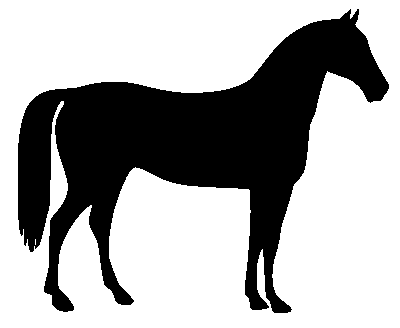
#> input picture skimage.data.horse(), 400 x 328 px
$ jupyter execute test.ipynb
#> lines starting #> are read from the running program, lines starting #| are printed output that depends on the picture; after the words box and inside, x2 and y2 are one past the last pixel; in counts of white or black regions, pixels touching at a corner belong together
[cell 1]
import numpy as np
import matplotlib.pyplot as plt

[cell 2]
arr = np.load("cspace_hw3.npy")
#> (reads cspace_hw3.npy from the repository)
c, q1, q2 = arr
c = ~c.astype(int)
plt.scatter(q1.flatten(), q2.flatten(), c=c.flatten(), cmap="gray")
plt.xlabel("q1")
plt.ylabel("q2")
plt.show()
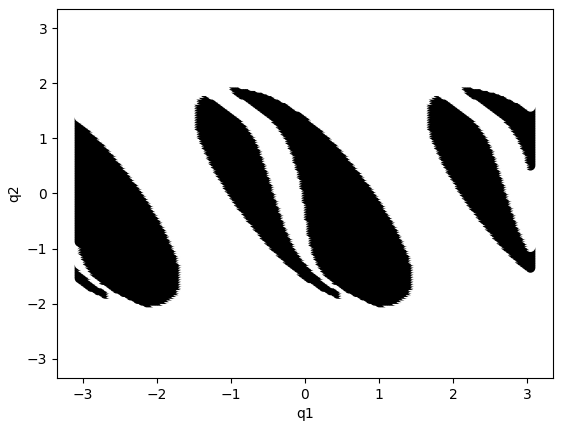
#> figure drawn by matplotlib, 1 panel

[cell 3]
from skimage.morphology import skeletonize
from skimage import data
import matplotlib.pyplot as plt
from skimage.util import invert

# Invert the horse image
image = invert(data.horse())
#> image: shape (328, 400) bool; 33.1% white; 1 white region, box (x1, y1, x2, y2) and area: (18, 9, 389, 313) 43412

print(image.shape)
#| (328, 400)

[cell 4]
image = plt.imread("cspace_image.png")
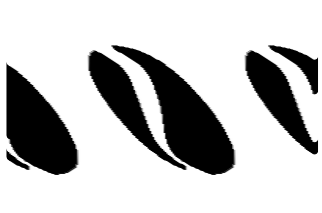
#> input picture cspace_image.png, 322 x 213 px
#> image is the input picture: shape (213, 322, 4) float32; mean R, G, B, A 0.753, 0.753, 0.753, 1
im = image.flatten()
# np.sum(im)

https://scikit-image.org/docs/stable/auto_examples/edges/plot_skeleton.html

[cell 5]
# perform skeletonization
skeleton = skeletonize(image)
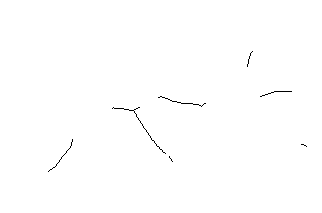
#> skeleton: shape (213, 322, 4) bool; mean R, G, B, A 0, 0.00491, 0.000248, 0.00318; transparent parts drawn white

# display results
fig, axes = plt.subplots(nrows=1, ncols=2, figsize=(8, 4),
                         sharex=True, sharey=True)

ax = axes.ravel()

ax[0].imshow(image, cmap=plt.cm.gray)
ax[0].axis('off')
ax[0].set_title('original', fontsize=20)

ax[1].imshow(skeleton, cmap=plt.cm.gray)
ax[1].axis('off')
ax[1].set_title('skeleton', fontsize=20)

fig.tight_layout()
plt.show()

[cell 6]
arr = np.load("cspace_hw3.npy")
c, q1, q2 = arr
c = ~c.astype(int)
plt.scatter(q1.flatten(), q2.flatten(), c=c.flatten(), cmap="gray")
plt.xlabel("q1")
plt.ylabel("q2")
plt.show()

[cell 7]
from skimage.morphology import skeletonize
from skimage import data
import matplotlib.pyplot as plt
from skimage.util import invert

# Invert the horse image
image = invert(data.horse())

print(image.shape)
#| (328, 400)

https://scikit-image.org/docs/stable/auto_examples/edges/plot_skeleton.html

[cell 8]
arr = np.load("cspace_hw3.npy")
c, q1, q2 = arr
c = ~c.astype(int)
plt.scatter(q1.flatten(), q2.flatten(), c=c.flatten(), cmap="gray")
plt.xlabel("q1")
plt.ylabel("q2")
plt.show()

[cell 9]
from PIL import Image
img = Image.open('cspace_image.png').convert('L')
img = np.array(img)
mask = img > 128
#> mask: shape (213, 322) bool; 75.3% white; 6 black regions, box (x1, y1, x2, y2) and area: (112, 45, 235, 175) 5635, (6, 64, 78, 175) 4756, (89, 51, 186, 170) 2910, (246, 51, 318, 154) 2752, (269, 45, 318, 94) 773, (6, 150, 29, 170) 140
img[mask] = 1
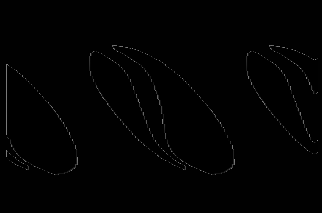
#> img: shape (213, 322); min 0, max 128, mean 1.9
img[~mask] = 0

plt.imshow(img)
plt.colorbar()
plt.show()
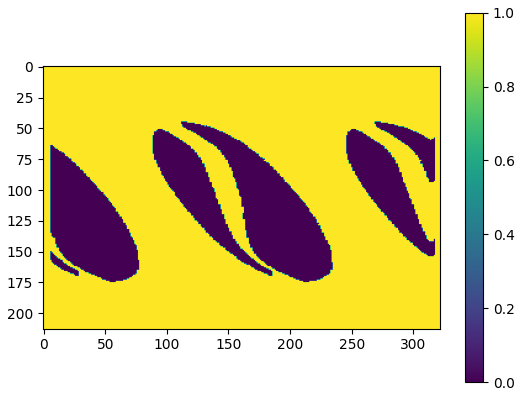
#> figure drawn by matplotlib, 2 panels

[cell 10]
# perform skeletonization
skeleton = skeletonize(img)
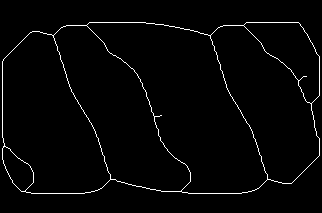
#> skeleton: shape (213, 322) bool; 2.1% white in thin lines or dots, all inside (x1, y1, x2, y2) = (2, 22, 320, 194)

# display results
fig, axes = plt.subplots(nrows=1, ncols=2, figsize=(8, 4),
                         sharex=True, sharey=True)

ax = axes.ravel()

ax[0].imshow(img, cmap=plt.cm.gray)
ax[0].axis('off')
ax[0].set_title('original', fontsize=20)

ax[1].imshow(skeleton, cmap=plt.cm.gray)
ax[1].axis('off')
ax[1].set_title('skeleton', fontsize=20)

fig.tight_layout()
plt.show()

[cell 11]
#plt.imshow(img, cmap='gray')

# from skeletonization import skeletonize2d

[cell 12]
# test, sdf = skeletonize2d(img)
sdf = np.load("sdf.npy")
#> (reads sdf.npy from the repository)

[cell 13]
# plt.imshow(test,cmap='gray')

[cell 14]
plt.imshow(sdf)
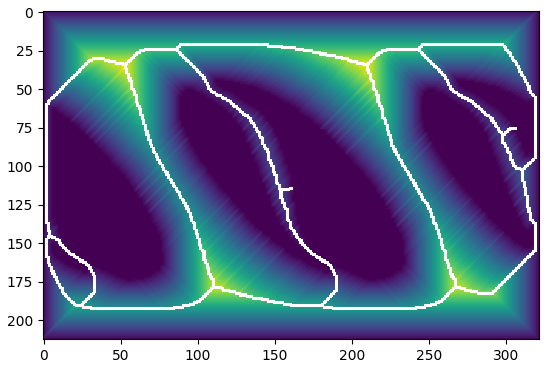
#> figure drawn by matplotlib, 1 panel

[cell 15]
start_pos = [175, 250]
visual_sdf = np.array(sdf)
visual_sdf[start_pos[0], start_pos[1]] = 100
plt.imshow(visual_sdf)
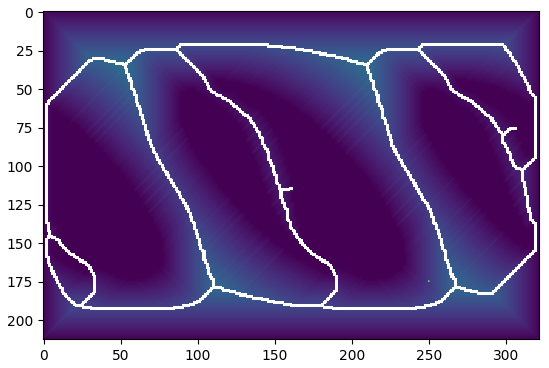
#> figure drawn by matplotlib, 1 panel

[cell 16]
np.linspace(2,3,num=4)[1:-1].reshape([-1,1]).round().astype(int)

[cell 17]
cur_dis = sdf[start_pos[0], start_pos[1]]
cur_pos = start_pos
direction = np.array([[1,1],[1,0],[1,-1],[0,1],[0,-1],[-1,1],[-1,0],[-1,-1]])
path = [np.array(cur_pos)]
while sdf[cur_pos[0], cur_pos[1]] != np.inf:
    gradient = -1
    t_pos = None
    for d in direction:
        c_pos = cur_pos + d
        c_g = sdf[c_pos[0],c_pos[1]] - sdf[cur_pos[0],cur_pos[1]]
        if c_g > gradient:
            gradient = c_g
            t_pos = c_pos
    cur_pos = t_pos
    path.append(t_pos)

[cell 18]
for p in path:
    visual_sdf[p[0], p[1]] = 100
plt.imshow(visual_sdf)

[cell 19]
original = np.concatenate([
    img.copy()[..., None] * 255,
    img.copy()[..., None] * 255,
    img.copy()[..., None] * 255,
], axis=-1)

skel = np.concatenate([
    skeleton.copy()[..., None] * 255,
    skeleton.copy()[..., None] * 0,
    skeleton.copy()[..., None] * 0,
], axis=-1)
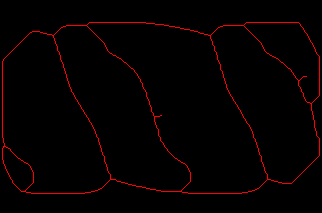
#> skel: shape (213, 322, 3) int64; mean of channels 0, 1, 2 5.5, 0, 0; drawn as R, G, B

[cell 20]
final = original - skel
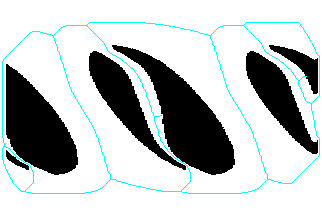
#> final: shape (213, 322, 3) int64; mean of channels 0, 1, 2 186.4, 191.9, 191.9; drawn as R, G, B

plt.imshow(final)
plt.show()

[cell 21]
final.shape
#> Out = (213, 322, 3)
